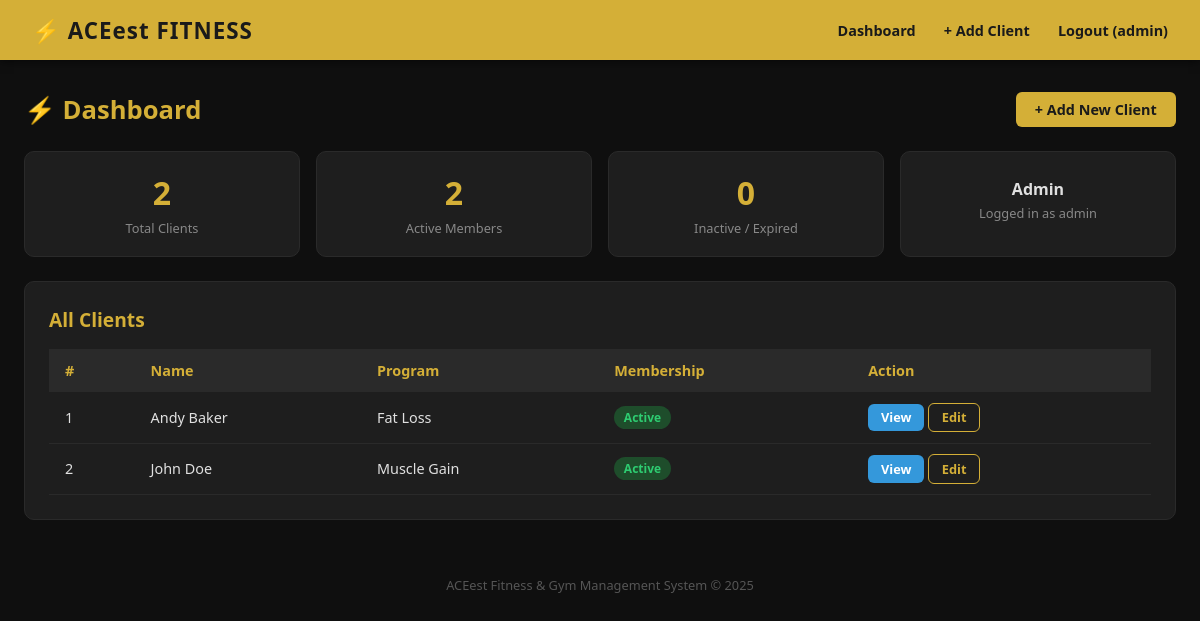
Screenshot of /dashboard (signed in) with the database file from the repository.
### tables this page shows
CREATE TABLE clients (
            id                INTEGER PRIMARY KEY AUTOINCREMENT,
            name              TEXT UNIQUE NOT NULL,
            age               INTEGER,
            height            REAL,
            weight            REAL,
            program           TEXT,
            calories          INTEGER,
            target_weight     REAL,
            target_adherence  INTEGER,
            membership_status TEXT DEFAULT 'Active',
            membership_end    TEXT
        );

### app.py (the view)
@app.route("/dashboard")
@login_required
def dashboard():
    db = get_db()
    clients = db.execute(
        "SELECT name, program, membership_status FROM clients ORDER BY name"
    ).fetchall()
    total_clients  = len(clients)
    active_clients = sum(1 for c in clients if c["membership_status"] == "Active")
    return render_template(
        "dashboard.html",
        clients=clients,
        total_clients=total_clients,
        active_clients=active_clients,
        username=session["username"],
        role=session["role"]
    )

### app.py (called while the page is built)
def get_db():
    if DB_NAME == ":memory:":
        if not hasattr(app, "_test_db"):
            conn = sqlite3.connect(DB_NAME, check_same_thread=False)
            conn.row_factory = sqlite3.Row
            app._test_db = conn
        return app._test_db
    if "db" not in g:
        g.db = sqlite3.connect(DB_NAME)
        g.db.row_factory = sqlite3.Row
    return g.db

def login_required(f):
    @wraps(f)
    def decorated(*args, **kwargs):
        if "username" not in session:
            flash("Please log in first.", "warning")
            return redirect(url_for("login"))
        return f(*args, **kwargs)
    return decorated

### templates/dashboard.html
{% extends "base.html" %}
{% block content %}
<div class="page-header">
  <h1>⚡ Dashboard</h1>
  <a href="{{ url_for('add_client') }}" class="btn btn-gold">+ Add New Client</a>
</div>
<div class="stats-row">
  <div class="stat-box">
    <div class="stat-number">{{ total_clients }}</div>
    <div class="stat-label">Total Clients</div>
  </div>
  <div class="stat-box">
    <div class="stat-number">{{ active_clients }}</div>
    <div class="stat-label">Active Members</div>
  </div>
  <div class="stat-box">
    <div class="stat-number">{{ total_clients - active_clients }}</div>
    <div class="stat-label">Inactive / Expired</div>
  </div>
  <div class="stat-box">
    <div class="stat-number" style="color:#e0e0e0; font-size:1rem; padding-top:0.4rem;">
      {{ role }}
    </div>
    <div class="stat-label">Logged in as {{ username }}</div>
  </div>
</div>
<div class="card">
  <h2>All Clients</h2>
  {% if clients %}
  <table>
    <thead>
      <tr>
        <th>#</th>
        <th>Name</th>
        <th>Program</th>
        <th>Membership</th>
        <th>Action</th>
      </tr>
    </thead>
    <tbody>
      {% for c in clients %}
      <tr>
        <td>{{ loop.index }}</td>
        <td>{{ c.name }}</td>
        <td>{{ c.program or '—' }}</td>
        <td>
          {% if c.membership_status == 'Active' %}
            <span class="badge badge-green">Active</span>
          {% else %}
            <span class="badge badge-red">{{ c.membership_status or 'Unknown' }}</span>
          {% endif %}
        </td>
        <td>
          <a href="{{ url_for('client_detail', name=c.name) }}" class="btn btn-blue btn-sm">View</a>
          <a href="{{ url_for('edit_client', name=c.name) }}" class="btn btn-outline btn-sm">Edit</a>
        </td>
      </tr>
      {% endfor %}
    </tbody>
  </table>
  {% else %}
  <p style="color:#666; text-align:center; padding:2rem 0;">
    No clients yet. <a href="{{ url_for('add_client') }}" style="color:#d4af37;">Add your first client →</a>
  </p>
  {% endif %}
</div>
{% endblock %}

### templates/base.html (style rules this page uses)
*, *::before, *::after { box-sizing: border-box; margin: 0; padding: 0; }
body { font-family: 'Segoe UI', Arial, sans-serif; background: #0f0f0f; color: #e0e0e0; min-height: 100vh; }
.card { background: #1e1e1e; border-radius: 10px; padding: 1.5rem; margin-bottom: 1.5rem; border: 1px solid #2a2a2a; }
.card h2 { color: #d4af37; margin-bottom: 1rem; font-size: 1.2rem; }
.btn { display: inline-block; padding: 0.5rem 1.2rem; border: none; border-radius: 6px; cursor: pointer; font-size: 0.9rem; font-weight: 600; text-decoration: none; transition: opacity .2s; }
.btn-gold { background: #d4af37; color: #1a1a1a; }
.btn-blue { background: #3498db; color: #fff; }
.btn-outline { background: transparent; border: 1px solid #d4af37; color: #d4af37; }
.btn-sm { padding: 0.3rem 0.8rem; font-size: 0.8rem; }
table { width: 100%; border-collapse: collapse; font-size: 0.9rem; }
th { background: #2a2a2a; color: #d4af37; padding: 0.75rem 1rem; text-align: left; }
td { padding: 0.65rem 1rem; border-bottom: 1px solid #2a2a2a; }
.stats-row { display: flex; gap: 1rem; margin-bottom: 1.5rem; flex-wrap: wrap; }
.stat-box { flex: 1; min-width: 150px; background: #1e1e1e; border: 1px solid #2a2a2a; border-radius: 10px; padding: 1.2rem; text-align: center; }
.stat-box .stat-number { font-size: 2rem; font-weight: 700; color: #d4af37; }
.stat-box .stat-label { font-size: 0.8rem; color: #888; margin-top: 0.3rem; }
.badge { display: inline-block; padding: 0.2rem 0.6rem; border-radius: 999px; font-size: 0.75rem; font-weight: 600; }
.badge-green { background: #1e4d2b; color: #2ecc71; }
.page-header { display: flex; align-items: center; justify-content: space-between; margin-bottom: 1.5rem; }
.page-header h1 { font-size: 1.6rem; color: #d4af37; }

### rows the page displays
clients: name "Andy Baker", program "Fat Loss", membership_status "Active"
clients: name "John Doe", program "Muscle Gain", membership_status "Active"

### other values shown
{{ session.username }} "admin"
{{ total_clients }} "2"
{{ active_clients }} "2"
{{ total_clients - active_clients }} "0"
{{ role }} "Admin"
{{ username }} "admin"
